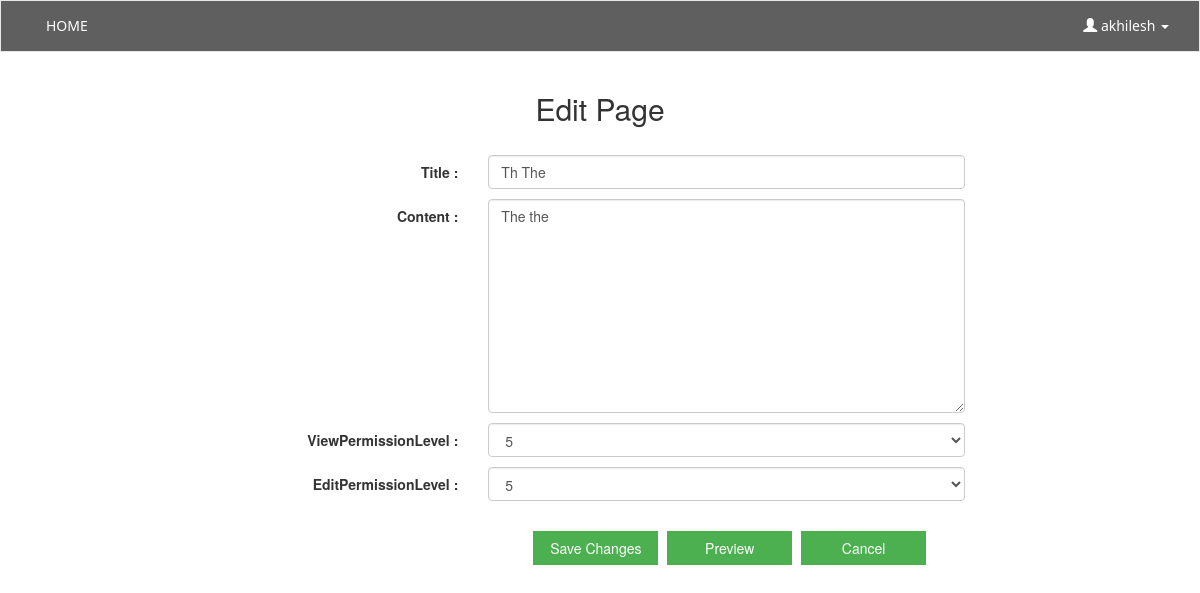
The app's page /wiki/edit-page/Th The/ (signed in) with its own data.
### wiki/models.py (models this page shows, shortened)
class Post(models.Model):
    user = models.ForeignKey(User, null=True, blank=True)
    title = models.CharField(max_length=120, unique=True)
    content = models.TextField()
    timestamp = models.DateTimeField(auto_now=False, auto_now_add=True)
    lastUpdated = models.DateTimeField(auto_now=True, auto_now_add=False)
    viewPermissionLevel = models.IntegerField(
        choices=USERLEVEL, default=0
    )
    editPermissionLevel = models.IntegerField(
        choices=USERLEVEL, default=0
    )

### wiki/views.py (the view)
# urls.py: url(r'^edit-page/(?P<title>.*)/$', views.editPage, name='editPage'),
@login_required
def editPage(request, title):
    postObj = get_object_or_404(Post, title=title)
    if request.method == 'POST':
        formObj = EditPostForm(request.POST, instance=postObj)
        if formObj.is_valid():
            postObj.save()
            return HttpResponseRedirect(
                reverse(
                    'viewPage',
                    kwargs={
                        'title': formObj.cleaned_data['title']
                    }
                )
            )
    else:
        formObj = EditPostForm(instance=postObj)
    context = {
        'formObj': formObj,
        'postObj': postObj,
    }
    return render(request, 'wiki/editPage.html', context)

### wiki/forms.py
class EditPostForm(forms.ModelForm):
    class Meta:
        model = Post
        fields = [
            'title', 'content', 'viewPermissionLevel', 'editPermissionLevel'
        ]
        widgets = {
            'title': forms.TextInput(
                attrs={
                    'class': 'form-control',
                    'placeholder': 'Title',
                    'id': 'title',
                }
            ),
            'content': forms.Textarea(
                attrs={
                    'class': 'form-control',
                    'placeholder': 'Enter content here',
                    'id': 'content',
                }
            ),
            'viewPermissionLevel': forms.Select(
                attrs={
                    'class': 'form-control',
                    'id': 'viewPermissionLevel',
                }
            ),
            'editPermissionLevel': forms.Select(
                attrs={
                    'class': 'form-control',
                    'id': 'editPermissionLevel',
                }
            ),
        }

### templates/wiki/editPage.html (shortened to what this page needs)
{% extends 'wiki/base.html' %}
{% block middle_area %}
    <div class="">
        <center><h2 style="margin-bottom: 30px">Edit Page</h2></center>
        <form role="form" class="form-horizontal" action="" method="POST">
            <div class="form_group">
                {% for field in formObj %}
                    <div class="row" style="margin-top: 10px">
                        <label class="control-label col-sm-4">{{ field.label }} :</label>
                        <div class="col-sm-8">
                            {{ field }}
                        </div>
                    </div>
                {% endfor %}
                <div class="col-sm-offset-4 col-sm-10">
                    <button style="margin: 30px 5px 0 40px" type="submit" class="btn btn-success">Save Changes</button>
                    <button style="margin: 30px 5px 0 0" type="button" class="btn btn-success" onClick=getValue() data-toggle="modal" data-target="#myModal">Preview</button>
                    <a href="{% url 'viewPage' postObj.title %}"><button style="margin: 30px 5px 0 0"  type="button" class="btn btn-success">Cancel</button></a>
                </div>
            </div>
        </form>
    </div>
{% endblock middle_area %}

### templates/wiki/base.html (shortened to what this page needs)
<!DOCTYPE html>
{% load staticfiles %}
<html>
    <head>
        <link rel="stylesheet" href="https://maxcdn.bootstrapcdn.com/bootstrap/3.3.7/css/bootstrap.min.css">
    </head>
    <body>
        {% block content %}
            <nav class="navbar navbar-default navbar-border">
                <div class="container-fluid">
                    <div class="collapse navbar-collapse" id="myNavbar">
                        <ul class="nav navbar-nav">
                            <li class=""><a href="{% url 'homePage' %}">HOME</a></li>
                        </ul>
                        <ul class="nav navbar-nav navbar-right">
                            {% block log_out %}
                                <li class="dropdown">
                                    <a class="dropdown-toggle" data-toggle="dropdown" href="#">
                                        <span class="glyphicon glyphicon-user"></span>
                                         {{ user }}
                                        <span class="caret"></span>
                                    </a>
                                </li>
                            {% endblock log_out %}
                        </ul>
                    </div>
                </div>
            </nav>
            <div class="container">
                <div class="container-fluid text-center">
                    <div class="row content">
                        <div class="col-sm-2 sidenav">
                        </div>
                        <div class="col-sm-8 text-left">
                            {% block middle_area %}
                            {% endblock middle_area %}
                        </div>
                        <div class="col-sm-2 sidenav class_font">
                        </div>
                    </div>
                </div>
            </div>
        {% endblock %}
    </body>
</html>

### records on screen
Post: formObj "Th The" "The the" "5" "5"

### other values on screen
{{ user }} "akhilesh"
{{ field.label }} "Title" "Content" "ViewPermissionLevel" "EditPermissionLevel"
